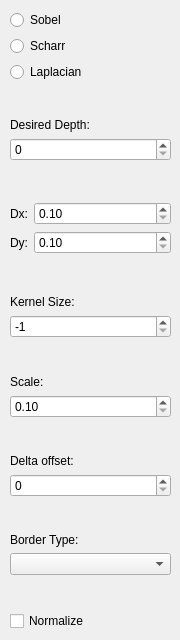
   <widget class="QWidget" name="derivatives_tab">
    <attribute name="title">
     <string>Derivatives</string>
    </attribute>
    <widget class="QWidget" name="layoutWidget">
     <property name="geometry">
      <rect>
       <x>10</x>
       <y>10</y>
       <width>161</width>
       <height>621</height>
      </rect>
     </property>
     <layout class="QVBoxLayout" name="verticalLayout_8">
      <item>
       <layout class="QVBoxLayout" name="verticalLayout_7">
        <item>
         <widget class="QRadioButton" name="derivatives_sobel_radio">
          <property name="text">
           <string>Sobel</string>
          </property>
         </widget>
        </item>
        <item>
         <widget class="QRadioButton" name="derivatives_scharr_radio">
          <property name="text">
           <string>Scharr</string>
          </property>
         </widget>
        </item>
        <item>
         <widget class="QRadioButton" name="derivatives_laplacian_radio">
          <property name="text">
           <string>Laplacian</string>
          </property>
         </widget>
        </item>
       </layout>
      </item>
      <item>
       <spacer name="verticalSpacer_13">
        <property name="orientation">
         <enum>Qt::Vertical</enum>
        </property>
        <property name="sizeHint" stdset="0">
         <size>
          <width>20</width>
          <height>40</height>
         </size>
        </property>
       </spacer>
      </item>
      <item>
       <layout class="QVBoxLayout" name="verticalLayout_21">
        <item>
         <widget class="QLabel" name="label_21">
          <property name="sizePolicy">
           <sizepolicy hsizetype="Fixed" vsizetype="Preferred">
            <horstretch>0</horstretch>
            <verstretch>0</verstretch>
           </sizepolicy>
          </property>
          <property name="minimumSize">
           <size>
            <width>75</width>
            <height>0</height>
           </size>
          </property>
          <property name="text">
           <string>Desired Depth:</string>
          </property>
         </widget>
        </item>
        <item>
         <widget class="QSpinBox" name="derivatives_ddepth_spin"/>
        </item>
        <item>
         <spacer name="verticalSpacer_12">
          <property name="orientation">
           <enum>Qt::Vertical</enum>
          </property>
          <property name="sizeHint" stdset="0">
           <size>
            <width>20</width>
            <height>40</height>
           </size>
          </property>
         </spacer>
        </item>
        <item>
         <layout class="QVBoxLayout" name="verticalLayout_22">
          <item>
           <layout class="QHBoxLayout" name="horizontalLayout_19">
            <item>
             <widget class="QLabel" name="label_26">
              <property name="sizePolicy">
               <sizepolicy hsizetype="Fixed" vsizetype="Preferred">
                <horstretch>0</horstretch>
                <verstretch>0</verstretch>
               </sizepolicy>
              </property>
              <property name="text">
               <string>Dx:</string>
              </property>
              <property name="alignment">
               <set>Qt::AlignRight|Qt::AlignTrailing|Qt::AlignVCenter</set>
              </property>
             </widget>
            </item>
            <item>
             <widget class="QDoubleSpinBox" name="derivatives_dx_spin">
              <property name="minimum">
               <double>0.100000000000000</double>
              </property>
             </widget>
            </item>
           </layout>
          </item>
          <item>
           <layout class="QHBoxLayout" name="horizontalLayout_21">
            <item>
             <widget class="QLabel" name="label_27">
              <property name="sizePolicy">
               <sizepolicy hsizetype="Fixed" vsizetype="Preferred">
                <horstretch>0</horstretch>
                <verstretch>0</verstretch>
               </sizepolicy>
              </property>
              <property name="text">
               <string>Dy:</string>
              </property>
              <property name="alignment">
               <set>Qt::AlignRight|Qt::AlignTrailing|Qt::AlignVCenter</set>
              </property>
             </widget>
            </item>
            <item>
             <widget class="QDoubleSpinBox" name="derivatives_dy_spin">
              <property name="minimum">
               <double>0.100000000000000</double>
              </property>
             </widget>
            </item>
           </layout>
          </item>
         </layout>
        </item>
        <item>
         <spacer name="verticalSpacer_11">
          <property name="orientation">
           <enum>Qt::Vertical</enum>
          </property>
          <property name="sizeHint" stdset="0">
           <size>
            <width>20</width>
            <height>40</height>
           </size>
          </property>
         </spacer>
        </item>
       </layout>
      </item>
      <item>
       <layout class="QVBoxLayout" name="verticalLayout_20">
        <item>
         <widget class="QLabel" name="label_22">
          <property name="sizePolicy">
           <sizepolicy hsizetype="Fixed" vsizetype="Preferred">
            <horstretch>0</horstretch>
            <verstretch>0</verstretch>
           </sizepolicy>
          </property>
          <property name="minimumSize">
           <size>
            <width>75</width>
            <height>0</height>
           </size>
          </property>
          <property name="text">
           <string>Kernel Size:</string>
          </property>
         </widget>
        </item>
        <item>
         <widget class="QSpinBox" name="derivatives_kernel_spin">
          <property name="minimum">
           <number>-1</number>
          </property>
          <property name="maximum">
           <number>33</number>
          </property>
          <property name="singleStep">
           <number>2</number>
          </property>
          <property name="value">
           <number>-1</number>
          </property>
         </widget>
        </item>
       </layout>
      </item>
      <item>
       <spacer name="verticalSpacer_10">
        <property name="orientation">
         <enum>Qt::Vertical</enum>
        </property>
        <property name="sizeHint" stdset="0">
         <size>
          <width>20</width>
          <height>40</height>
         </size>
        </property>
       </spacer>
      </item>
      <item>
       <layout class="QVBoxLayout" name="verticalLayout_19">
        <item>
         <widget class="QLabel" name="label_23">
          <property name="sizePolicy">
           <sizepolicy hsizetype="Fixed" vsizetype="Preferred">
            <horstretch>0</horstretch>
            <verstretch>0</verstretch>
           </sizepolicy>
          </property>
          <property name="minimumSize">
           <size>
            <width>75</width>
            <height>0</height>
           </size>
          </property>
          <property name="text">
           <string>Scale:</string>
          </property>
         </widget>
        </item>
        <item>
         <widget class="QDoubleSpinBox" name="derivatives_scale_spin">
          <property name="minimum">
           <double>0.100000000000000</double>
          </property>
         </widget>
        </item>
       </layout>
      </item>
      <item>
       <spacer name="verticalSpacer_9">
        <property name="orientation">
         <enum>Qt::Vertical</enum>
        </property>
        <property name="sizeHint" stdset="0">
         <size>
          <width>20</width>
          <height>40</height>
         </size>
        </property>
       </spacer>
      </item>
      <item>
       <layout class="QVBoxLayout" name="verticalLayout_18">
        <item>
         <widget class="QLabel" name="label_24">
          <property name="sizePolicy">
           <sizepolicy hsizetype="Fixed" vsizetype="Preferred">
            <horstretch>0</horstretch>
            <verstretch>0</verstretch>
           </sizepolicy>
          </property>
          <property name="minimumSize">
           <size>
            <width>75</width>
            <height>0</height>
           </size>
          </property>
          <property name="text">
           <string>Delta offset:</string>
          </property>
         </widget>
        </item>
        <item>
         <widget class="QSpinBox" name="derivatives_delta_spin"/>
        </item>
       </layout>
      </item>
      <item>
       <spacer name="verticalSpacer_8">
        <property name="orientation">
         <enum>Qt::Vertical</enum>
        </property>
        <property name="sizeHint" stdset="0">
         <size>
          <width>20</width>
          <height>40</height>
         </size>
        </property>
       </spacer>
      </item>
      <item>
       <layout class="QVBoxLayout" name="verticalLayout_17">
        <item>
         <widget class="QLabel" name="label_25">
          <property name="sizePolicy">
           <sizepolicy hsizetype="Fixed" vsizetype="Preferred">
            <horstretch>0</horstretch>
            <verstretch>0</verstretch>
           </sizepolicy>
          </property>
          <property name="minimumSize">
           <size>
            <width>75</width>
            <height>0</height>
           </size>
          </property>
          <property name="text">
           <string>Border Type:</string>
          </property>
         </widget>
        </item>
        <item>
         <widget class="QComboBox" name="derivatives_border_type_combo"/>
        </item>
        <item>
         <spacer name="verticalSpacer_2">
          <property name="orientation">
           <enum>Qt::Vertical</enum>
          </property>
          <property name="sizeHint" stdset="0">
           <size>
            <width>20</width>
            <height>40</height>
           </size>
          </property>
         </spacer>
        </item>
        <item>
         <widget class="QCheckBox" name="derivatives_normalize_check">
          <property name="text">
           <string>Normalize</string>
          </property>
         </widget>
        </item>
       </layout>
      </item>
     </layout>
    </widget>
   </widget>
